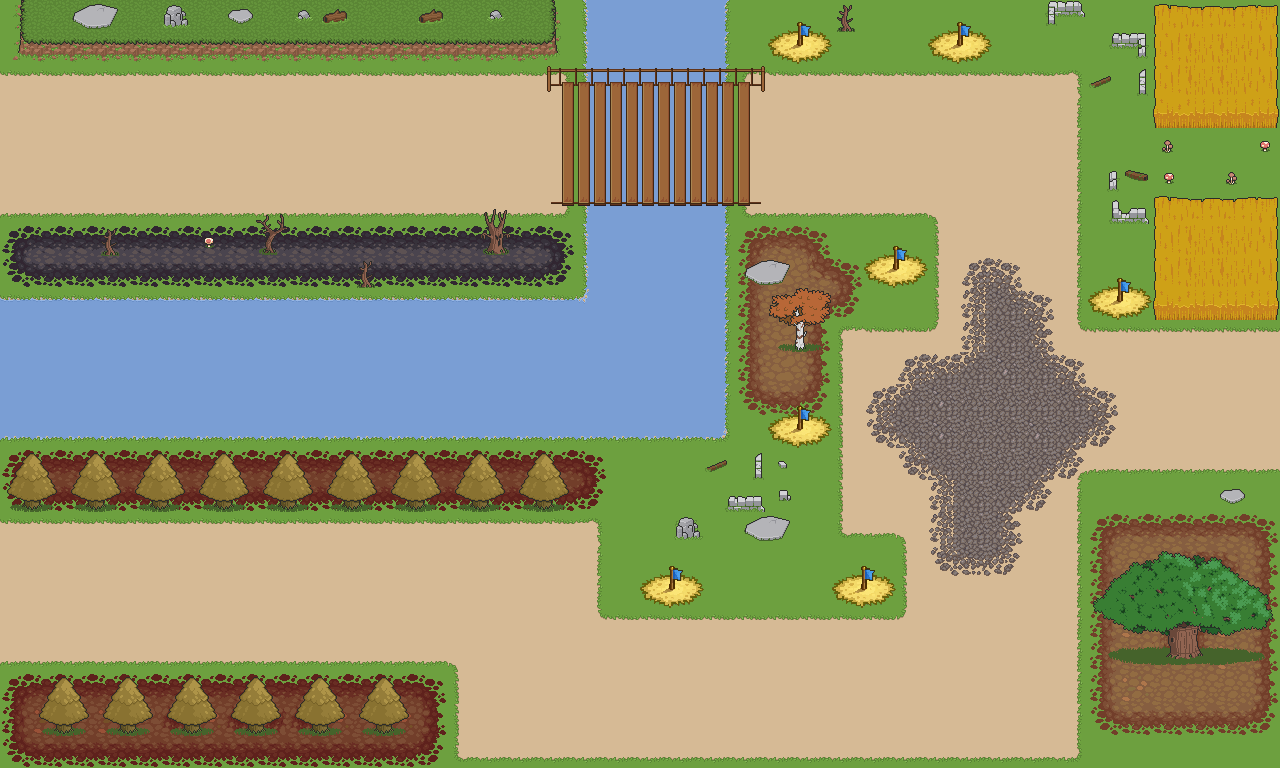

Below is a game level as drawn by its tile map, then a one-line description and the .tmx that defines it (tile-layer data replaced by summaries):
An orthogonal 40x24 tile map with 32x32 px tiles, 7 tile layers (ground, water, road, moutain, ...), 4 tilesets.

<map version="1.10" tiledversion="1.12.1" orientation="orthogonal" renderorder="right-down" width="40" height="24" tilewidth="32" tileheight="32" infinite="0" nextlayerid="16" nextobjectid="1">
 <tileset firstgid="1" source="Forest-Prairie Tileset v1.tsx" />
 <tileset firstgid="568" source="terrain-v7.tsx" />
 <tileset firstgid="2616" source="wooden-bridge.tsx" />
 <tileset firstgid="2640" source="towerSport.tsx" />
 <layer id="1" name="ground" width="40" height="24">
  <data>[960 cells, 960 non-empty, 1 distinct tile ids]</data>
 </layer>
 <layer id="9" name="water" width="40" height="24">
  <data>[960 cells, 160 non-empty, 7 distinct tile ids]</data>
 </layer>
 <layer id="11" name="road" width="40" height="24">
  <data>[960 cells, 376 non-empty, 47 distinct tile ids]</data>
 </layer>
 <layer id="15" name="moutain" width="40" height="24">
  <data>[960 cells, 68 non-empty, 15 distinct tile ids]</data>
 </layer>
 <layer id="14" name="towerSport" width="40" height="24">
  <data>[960 cells, 7 non-empty, 1 distinct tile ids]</data>
 </layer>
 <layer id="12" name="bridge" width="40" height="24">
  <data>[960 cells, 284 non-empty, 22 distinct tile ids]</data>
 </layer>
 <layer id="13" name="object" width="40" height="24">
  <data>[960 cells, 178 non-empty, 77 distinct tile ids]</data>
 </layer>
</map>
